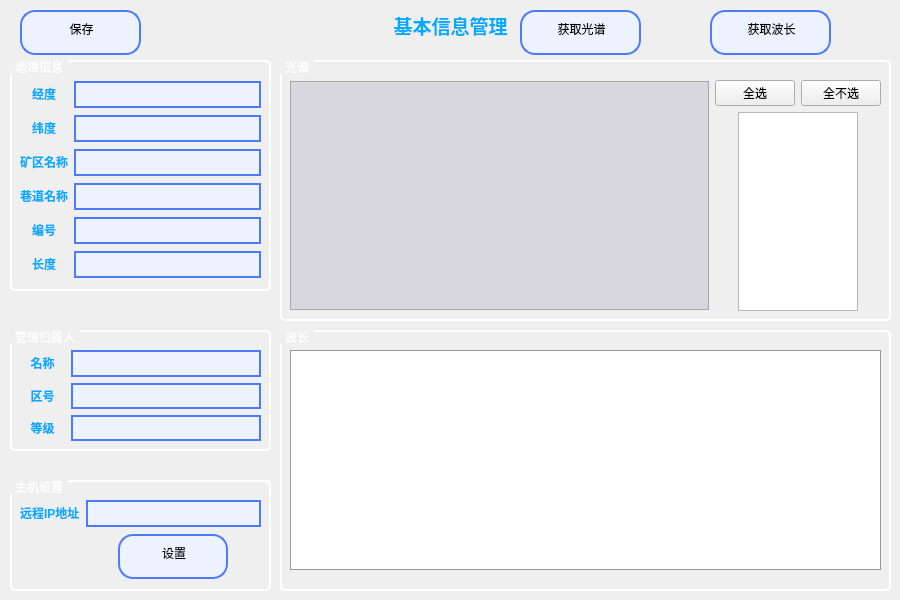
<?xml version="1.0" encoding="UTF-8"?>
<ui version="4.0">
 <class>SetUp</class>
 <widget class="QWidget" name="SetUp">
  <property name="geometry">
   <rect>
    <x>0</x>
    <y>0</y>
    <width>900</width>
    <height>600</height>
   </rect>
  </property>
  <property name="minimumSize">
   <size>
    <width>900</width>
    <height>600</height>
   </size>
  </property>
  <property name="maximumSize">
   <size>
    <width>900</width>
    <height>600</height>
   </size>
  </property>
  <property name="sizeIncrement">
   <size>
    <width>1200</width>
    <height>900</height>
   </size>
  </property>
  <property name="windowTitle">
   <string>基本信息管理</string>
  </property>
  <widget class="QPushButton" name="SaveButton">
   <property name="geometry">
    <rect>
     <x>20</x>
     <y>10</y>
     <width>121</width>
     <height>45</height>
    </rect>
   </property>
   <property name="minimumSize">
    <size>
     <width>121</width>
     <height>45</height>
    </size>
   </property>
   <property name="maximumSize">
    <size>
     <width>121</width>
     <height>45</height>
    </size>
   </property>
   <property name="styleSheet">
    <string notr="true">QPushButton {
    border: 2px solid #f3f3f3;/*设置线宽*/
	background-color: rgb(237, 242, 255);/*背景颜色*/
    border-radius: 15px;/*圆角*/
    padding: 2px 8px 15px 2px;  /*针对于组合框中的文本内容*/
	text-align:bottom;
    min-width: 9em;   /*# 组合框的最小宽度*/
    /*min-height: 5em;*/

	border-style:solid;/*边框为实线型*/
	border-width:2px;/*边框宽度*/
	border-color:rgb(77, 123, 255);/*边框颜色*/

	padding-left: 10px;/*左侧边距*/
}

QPushButton:hover
{
		color:#f3f3f3;
	background-color:rgb(102,178,255); /*改变背景色*/
	border-style:inset;/*改变边框风格*/
	padding-left:6px;
	padding-top:6px;
}</string>
   </property>
   <property name="text">
    <string>保存</string>
   </property>
  </widget>
  <widget class="QLabel" name="bg_label">
   <property name="geometry">
    <rect>
     <x>0</x>
     <y>0</y>
     <width>900</width>
     <height>600</height>
    </rect>
   </property>
   <property name="minimumSize">
    <size>
     <width>900</width>
     <height>600</height>
    </size>
   </property>
   <property name="maximumSize">
    <size>
     <width>900</width>
     <height>600</height>
    </size>
   </property>
   <property name="text">
    <string/>
   </property>
   <property name="scaledContents">
    <bool>true</bool>
   </property>
  </widget>
  <widget class="QLabel" name="label_16">
   <property name="geometry">
    <rect>
     <x>360</x>
     <y>10</y>
     <width>181</width>
     <height>31</height>
    </rect>
   </property>
   <property name="minimumSize">
    <size>
     <width>181</width>
     <height>31</height>
    </size>
   </property>
   <property name="maximumSize">
    <size>
     <width>181</width>
     <height>31</height>
    </size>
   </property>
   <property name="text">
    <string>&lt;html&gt;&lt;head/&gt;&lt;body&gt;&lt;p align=&quot;center&quot;&gt;&lt;span style=&quot; font-size:14pt; font-weight:700; color:#00aaff;&quot;&gt;基本信息管理&lt;/span&gt;&lt;/p&gt;&lt;/body&gt;&lt;/html&gt;</string>
   </property>
  </widget>
  <widget class="QPushButton" name="GPButton">
   <property name="geometry">
    <rect>
     <x>520</x>
     <y>10</y>
     <width>121</width>
     <height>45</height>
    </rect>
   </property>
   <property name="minimumSize">
    <size>
     <width>121</width>
     <height>45</height>
    </size>
   </property>
   <property name="maximumSize">
    <size>
     <width>121</width>
     <height>45</height>
    </size>
   </property>
   <property name="styleSheet">
    <string notr="true">QPushButton {
    border: 2px solid #f3f3f3;/*设置线宽*/
	background-color: rgb(237, 242, 255);/*背景颜色*/
    border-radius: 15px;/*圆角*/
    padding: 2px 8px 15px 2px;  /*针对于组合框中的文本内容*/
	text-align:bottom;
    min-width: 9em;   /*# 组合框的最小宽度*/
    /*min-height: 5em;*/

	border-style:solid;/*边框为实线型*/
	border-width:2px;/*边框宽度*/
	border-color:rgb(77, 123, 255);/*边框颜色*/

	padding-left: 10px;/*左侧边距*/
}

QPushButton:hover
{
		color:#f3f3f3;
	background-color:rgb(102,178,255); /*改变背景色*/
	border-style:inset;/*改变边框风格*/
	padding-left:6px;
	padding-top:6px;
}</string>
   </property>
   <property name="text">
    <string>获取光谱</string>
   </property>
  </widget>
  <widget class="QPushButton" name="BCButton">
   <property name="geometry">
    <rect>
     <x>710</x>
     <y>10</y>
     <width>121</width>
     <height>45</height>
    </rect>
   </property>
   <property name="minimumSize">
    <size>
     <width>121</width>
     <height>45</height>
    </size>
   </property>
   <property name="maximumSize">
    <size>
     <width>121</width>
     <height>45</height>
    </size>
   </property>
   <property name="styleSheet">
    <string notr="true">QPushButton {
    border: 2px solid #f3f3f3;/*设置线宽*/
	background-color: rgb(237, 242, 255);/*背景颜色*/
    border-radius: 15px;/*圆角*/
    padding: 2px 8px 15px 2px;  /*针对于组合框中的文本内容*/
	text-align:bottom;
    min-width: 9em;   /*# 组合框的最小宽度*/
    /*min-height: 5em;*/

	border-style:solid;/*边框为实线型*/
	border-width:2px;/*边框宽度*/
	border-color:rgb(77, 123, 255);/*边框颜色*/

	padding-left: 10px;/*左侧边距*/
}

QPushButton:hover
{
		color:#f3f3f3;
	background-color:rgb(102,178,255); /*改变背景色*/
	border-style:inset;/*改变边框风格*/
	padding-left:6px;
	padding-top:6px;
}</string>
   </property>
   <property name="text">
    <string>获取波长</string>
   </property>
  </widget>
  <widget class="QGroupBox" name="groupBox">
   <property name="geometry">
    <rect>
     <x>280</x>
     <y>60</y>
     <width>611</width>
     <height>261</height>
    </rect>
   </property>
   <property name="styleSheet">
    <string notr="true">QGroupBox {
    border: 2px solid white;
    border-radius: 5px;
    margin-top: 1.5ex;
}
QGroupBox::title {
    subcontrol-origin: margin;
    subcontrol-position: top left;
    padding: 0 3px;
    color: white;
    font-weight: bold;
}</string>
   </property>
   <property name="title">
    <string>光谱</string>
   </property>
   <widget class="QWidget" name="layoutWidget">
    <property name="geometry">
     <rect>
      <x>10</x>
      <y>20</y>
      <width>591</width>
      <height>231</height>
     </rect>
    </property>
    <layout class="QHBoxLayout" name="horizontalLayout">
     <item>
      <widget class="QScrollArea" name="scrollArea_2">
       <property name="maximumSize">
        <size>
         <width>463</width>
         <height>229</height>
        </size>
       </property>
       <property name="styleSheet">
        <string notr="true">background-color: rgb(216, 215, 222)</string>
       </property>
       <property name="widgetResizable">
        <bool>true</bool>
       </property>
       <widget class="QWidget" name="scrollAreaWidgetContents_2">
        <property name="geometry">
         <rect>
          <x>0</x>
          <y>0</y>
          <width>461</width>
          <height>227</height>
         </rect>
        </property>
       </widget>
      </widget>
     </item>
     <item>
      <layout class="QGridLayout" name="gridLayout_3">
       <item row="0" column="0">
        <widget class="QPushButton" name="pushButton">
         <property name="text">
          <string>全选</string>
         </property>
        </widget>
       </item>
       <item row="1" column="0" colspan="2" alignment="Qt::AlignmentFlag::AlignHCenter">
        <widget class="QListWidget" name="listWidget">
         <property name="minimumSize">
          <size>
           <width>120</width>
           <height>0</height>
          </size>
         </property>
         <property name="maximumSize">
          <size>
           <width>120</width>
           <height>205</height>
          </size>
         </property>
         <property name="styleSheet">
          <string notr="true"/>
         </property>
        </widget>
       </item>
       <item row="0" column="1">
        <widget class="QPushButton" name="pushButton_2">
         <property name="text">
          <string>全不选</string>
         </property>
        </widget>
       </item>
      </layout>
     </item>
    </layout>
   </widget>
  </widget>
  <widget class="QGroupBox" name="groupBox_2">
   <property name="geometry">
    <rect>
     <x>280</x>
     <y>330</y>
     <width>611</width>
     <height>261</height>
    </rect>
   </property>
   <property name="styleSheet">
    <string notr="true">QGroupBox {
    border: 2px solid white;
    border-radius: 5px;
    margin-top: 1.5ex;
}
QGroupBox::title {
    subcontrol-origin: margin;
    subcontrol-position: top left;
    padding: 0 3px;
    color: white;
    font-weight: bold;
}</string>
   </property>
   <property name="title">
    <string>波长</string>
   </property>
   <widget class="QWidget" name="gridLayoutWidget_2">
    <property name="geometry">
     <rect>
      <x>10</x>
      <y>10</y>
      <width>591</width>
      <height>241</height>
     </rect>
    </property>
    <layout class="QGridLayout" name="gridLayout_2">
     <item row="0" column="0">
      <widget class="QTableView" name="BCTable">
       <property name="minimumSize">
        <size>
         <width>0</width>
         <height>220</height>
        </size>
       </property>
       <property name="maximumSize">
        <size>
         <width>16777215</width>
         <height>220</height>
        </size>
       </property>
       <property name="styleSheet">
        <string notr="true">QTableView {
    background-color: #ffffff;
    gridline-color: #d0d0d0;
    border: 1px solid #999999;
    selection-background-color: #66aaff;
    selection-color: white;
    alternate-background-color: #f0f0f5;
}

QTableView::item {
    padding: 5px;
    font-size: 12px;
    color: #333333;
}

QTableView::item:selected {
    background-color: #66aaff;
    color: white;
}

QTableView::horizontalHeader {
    background-color: #e0e0e0;
    border-bottom: 1px solid #999999;
}

QTableView::horizontalHeader::section {
    padding: 5px;
    font-weight: bold;
    border-right: 1px solid #d0d0d0;
}

QTableView::verticalHeader {
    background-color: #e0e0e0;
    border-right: 1px solid #999999;
}

QTableView::verticalHeader::section {
    padding: 5px;
    font-weight: bold;
    border-bottom: 1px solid #d0d0d0;
}</string>
       </property>
      </widget>
     </item>
    </layout>
   </widget>
  </widget>
  <widget class="QGroupBox" name="groupBox_3">
   <property name="geometry">
    <rect>
     <x>10</x>
     <y>60</y>
     <width>261</width>
     <height>231</height>
    </rect>
   </property>
   <property name="styleSheet">
    <string notr="true">QGroupBox {
    border: 2px solid white;
    border-radius: 5px;
    margin-top: 1.5ex;
}
QGroupBox::title {
    subcontrol-origin: margin;
    subcontrol-position: top left;
    padding: 0 3px;
    color: white;
    font-weight: bold;
}</string>
   </property>
   <property name="title">
    <string>地理信息</string>
   </property>
   <widget class="QWidget" name="gridLayoutWidget_4">
    <property name="geometry">
     <rect>
      <x>10</x>
      <y>20</y>
      <width>241</width>
      <height>201</height>
     </rect>
    </property>
    <layout class="QGridLayout" name="gridLayout_4">
     <item row="1" column="1">
      <widget class="QLineEdit" name="lineEdit_1_1">
       <property name="styleSheet">
        <string notr="true">QLineEdit {
    border: 2px solid #f3f3f3;/*设置线宽*/
	background-color: rgb(237, 242, 255);/*背景颜色*/
    border-radius: 15px;/*圆角*/
    padding: 2px 8px 5px 2px;  /*针对于组合框中的文本内容*/
	text-align:bottom;
    min-width: 5em;   /*# 组合框的最小宽度*/
    /*min-height: 5em;*/

	border-style:solid;/*边框为实线型*/
	border-width:2px;/*边框宽度*/
	border-color:rgb(77, 123, 255);/*边框颜色*/

	padding-left: 10px;/*左侧边距*/
}</string>
       </property>
      </widget>
     </item>
     <item row="4" column="0">
      <widget class="QLabel" name="label_5">
       <property name="text">
        <string>&lt;html&gt;&lt;head/&gt;&lt;body&gt;&lt;p align=&quot;center&quot;&gt;&lt;span style=&quot; font-weight:700; color:#00aaff;&quot;&gt;编号&lt;/span&gt;&lt;/p&gt;&lt;/body&gt;&lt;/html&gt;</string>
       </property>
      </widget>
     </item>
     <item row="2" column="1">
      <widget class="QLineEdit" name="lineEdit_1_2">
       <property name="styleSheet">
        <string notr="true">QLineEdit {
    border: 2px solid #f3f3f3;/*设置线宽*/
	background-color: rgb(237, 242, 255);/*背景颜色*/
    border-radius: 15px;/*圆角*/
    padding: 2px 8px 5px 2px;  /*针对于组合框中的文本内容*/
	text-align:bottom;
    min-width: 5em;   /*# 组合框的最小宽度*/
    /*min-height: 5em;*/

	border-style:solid;/*边框为实线型*/
	border-width:2px;/*边框宽度*/
	border-color:rgb(77, 123, 255);/*边框颜色*/

	padding-left: 10px;/*左侧边距*/
}</string>
       </property>
      </widget>
     </item>
     <item row="1" column="0">
      <widget class="QLabel" name="label_13">
       <property name="text">
        <string>&lt;html&gt;&lt;head/&gt;&lt;body&gt;&lt;p align=&quot;center&quot;&gt;&lt;span style=&quot; font-weight:700; color:#00aaff;&quot;&gt;纬度&lt;/span&gt;&lt;/p&gt;&lt;/body&gt;&lt;/html&gt;</string>
       </property>
      </widget>
     </item>
     <item row="0" column="0">
      <widget class="QLabel" name="label_2">
       <property name="text">
        <string>&lt;html&gt;&lt;head/&gt;&lt;body&gt;&lt;p align=&quot;center&quot;&gt;&lt;span style=&quot; font-weight:700; color:#00aaff;&quot;&gt;经度&lt;/span&gt;&lt;/p&gt;&lt;/body&gt;&lt;/html&gt;</string>
       </property>
      </widget>
     </item>
     <item row="3" column="1">
      <widget class="QLineEdit" name="lineEdit_1_3">
       <property name="styleSheet">
        <string notr="true">QLineEdit {
    border: 2px solid #f3f3f3;/*设置线宽*/
	background-color: rgb(237, 242, 255);/*背景颜色*/
    border-radius: 15px;/*圆角*/
    padding: 2px 8px 5px 2px;  /*针对于组合框中的文本内容*/
	text-align:bottom;
    min-width: 5em;   /*# 组合框的最小宽度*/
    /*min-height: 5em;*/

	border-style:solid;/*边框为实线型*/
	border-width:2px;/*边框宽度*/
	border-color:rgb(77, 123, 255);/*边框颜色*/

	padding-left: 10px;/*左侧边距*/
}</string>
       </property>
      </widget>
     </item>
     <item row="3" column="0">
      <widget class="QLabel" name="label_4">
       <property name="minimumSize">
        <size>
         <width>45</width>
         <height>0</height>
        </size>
       </property>
       <property name="text">
        <string>&lt;html&gt;&lt;head/&gt;&lt;body&gt;&lt;p align=&quot;center&quot;&gt;&lt;span style=&quot; font-weight:700; color:#00aaff;&quot;&gt;巷道名称&lt;/span&gt;&lt;/p&gt;&lt;/body&gt;&lt;/html&gt;</string>
       </property>
      </widget>
     </item>
     <item row="0" column="1">
      <widget class="QLineEdit" name="lineEdit_1_0">
       <property name="styleSheet">
        <string notr="true">QLineEdit {
    border: 2px solid #f3f3f3;/*设置线宽*/
	background-color: rgb(237, 242, 255);/*背景颜色*/
    border-radius: 15px;/*圆角*/
    padding: 2px 8px 5px 2px;  /*针对于组合框中的文本内容*/
	text-align:bottom;
    min-width: 5em;   /*# 组合框的最小宽度*/
    /*min-height: 5em;*/

	border-style:solid;/*边框为实线型*/
	border-width:2px;/*边框宽度*/
	border-color:rgb(77, 123, 255);/*边框颜色*/

	padding-left: 10px;/*左侧边距*/
}</string>
       </property>
      </widget>
     </item>
     <item row="2" column="0">
      <widget class="QLabel" name="label_3">
       <property name="text">
        <string>&lt;html&gt;&lt;head/&gt;&lt;body&gt;&lt;p align=&quot;center&quot;&gt;&lt;span style=&quot; font-weight:700; color:#00aaff;&quot;&gt;矿区名称&lt;/span&gt;&lt;/p&gt;&lt;/body&gt;&lt;/html&gt;</string>
       </property>
      </widget>
     </item>
     <item row="4" column="1">
      <widget class="QLineEdit" name="lineEdit_1_4">
       <property name="styleSheet">
        <string notr="true">QLineEdit {
    border: 2px solid #f3f3f3;/*设置线宽*/
	background-color: rgb(237, 242, 255);/*背景颜色*/
    border-radius: 15px;/*圆角*/
    padding: 2px 8px 5px 2px;  /*针对于组合框中的文本内容*/
	text-align:bottom;
    min-width: 5em;   /*# 组合框的最小宽度*/
    /*min-height: 5em;*/

	border-style:solid;/*边框为实线型*/
	border-width:2px;/*边框宽度*/
	border-color:rgb(77, 123, 255);/*边框颜色*/

	padding-left: 10px;/*左侧边距*/
}</string>
       </property>
      </widget>
     </item>
     <item row="5" column="0">
      <widget class="QLabel" name="label_6">
       <property name="text">
        <string>&lt;html&gt;&lt;head/&gt;&lt;body&gt;&lt;p align=&quot;center&quot;&gt;&lt;span style=&quot; font-weight:700; color:#00aaff;&quot;&gt;长度&lt;/span&gt;&lt;/p&gt;&lt;/body&gt;&lt;/html&gt;</string>
       </property>
      </widget>
     </item>
     <item row="5" column="1">
      <widget class="QLineEdit" name="lineEdit_1_5">
       <property name="styleSheet">
        <string notr="true">QLineEdit {
    border: 2px solid #f3f3f3;/*设置线宽*/
	background-color: rgb(237, 242, 255);/*背景颜色*/
    border-radius: 15px;/*圆角*/
    padding: 2px 8px 5px 2px;  /*针对于组合框中的文本内容*/
	text-align:bottom;
    min-width: 5em;   /*# 组合框的最小宽度*/
    /*min-height: 5em;*/

	border-style:solid;/*边框为实线型*/
	border-width:2px;/*边框宽度*/
	border-color:rgb(77, 123, 255);/*边框颜色*/

	padding-left: 10px;/*左侧边距*/
}</string>
       </property>
      </widget>
     </item>
    </layout>
   </widget>
  </widget>
  <widget class="QGroupBox" name="groupBox_4">
   <property name="geometry">
    <rect>
     <x>10</x>
     <y>330</y>
     <width>261</width>
     <height>121</height>
    </rect>
   </property>
   <property name="styleSheet">
    <string notr="true">QGroupBox {
    border: 2px solid white;
    border-radius: 5px;
    margin-top: 1.5ex;
}
QGroupBox::title {
    subcontrol-origin: margin;
    subcontrol-position: top left;
    padding: 0 3px;
    color: white;
    font-weight: bold;
}</string>
   </property>
   <property name="title">
    <string>管理归属人</string>
   </property>
   <widget class="QWidget" name="gridLayoutWidget_5">
    <property name="geometry">
     <rect>
      <x>10</x>
      <y>20</y>
      <width>241</width>
      <height>91</height>
     </rect>
    </property>
    <layout class="QGridLayout" name="gridLayout_5">
     <item row="1" column="0">
      <widget class="QLabel" name="label_9">
       <property name="text">
        <string>&lt;html&gt;&lt;head/&gt;&lt;body&gt;&lt;p align=&quot;center&quot;&gt;&lt;span style=&quot; font-weight:700; color:#00aaff;&quot;&gt;区号&lt;/span&gt;&lt;/p&gt;&lt;/body&gt;&lt;/html&gt;</string>
       </property>
      </widget>
     </item>
     <item row="0" column="0">
      <widget class="QLabel" name="label_8">
       <property name="text">
        <string>&lt;html&gt;&lt;head/&gt;&lt;body&gt;&lt;p align=&quot;center&quot;&gt;&lt;span style=&quot; font-weight:700; color:#00aaff;&quot;&gt;名称&lt;/span&gt;&lt;/p&gt;&lt;/body&gt;&lt;/html&gt;</string>
       </property>
      </widget>
     </item>
     <item row="1" column="1">
      <widget class="QLineEdit" name="lineEdit_2_2">
       <property name="styleSheet">
        <string notr="true">QLineEdit {
    border: 2px solid #f3f3f3;/*设置线宽*/
	background-color: rgb(237, 242, 255);/*背景颜色*/
    border-radius: 15px;/*圆角*/
    padding: 2px 8px 5px 2px;  /*针对于组合框中的文本内容*/
	text-align:bottom;
    min-width: 5em;   /*# 组合框的最小宽度*/
    /*min-height: 5em;*/

	border-style:solid;/*边框为实线型*/
	border-width:2px;/*边框宽度*/
	border-color:rgb(77, 123, 255);/*边框颜色*/

	padding-left: 10px;/*左侧边距*/
}</string>
       </property>
      </widget>
     </item>
     <item row="0" column="1">
      <widget class="QLineEdit" name="lineEdit_2_1">
       <property name="styleSheet">
        <string notr="true">QLineEdit {
    border: 2px solid #f3f3f3;/*设置线宽*/
	background-color: rgb(237, 242, 255);/*背景颜色*/
    border-radius: 15px;/*圆角*/
    padding: 2px 8px 5px 2px;  /*针对于组合框中的文本内容*/
	text-align:bottom;
    min-width: 5em;   /*# 组合框的最小宽度*/
    /*min-height: 5em;*/

	border-style:solid;/*边框为实线型*/
	border-width:2px;/*边框宽度*/
	border-color:rgb(77, 123, 255);/*边框颜色*/

	padding-left: 10px;/*左侧边距*/
}</string>
       </property>
      </widget>
     </item>
     <item row="2" column="0">
      <widget class="QLabel" name="label_10">
       <property name="minimumSize">
        <size>
         <width>45</width>
         <height>0</height>
        </size>
       </property>
       <property name="text">
        <string>&lt;html&gt;&lt;head/&gt;&lt;body&gt;&lt;p align=&quot;center&quot;&gt;&lt;span style=&quot; font-weight:700; color:#00aaff;&quot;&gt;等级&lt;/span&gt;&lt;/p&gt;&lt;/body&gt;&lt;/html&gt;</string>
       </property>
      </widget>
     </item>
     <item row="2" column="1">
      <widget class="QLineEdit" name="lineEdit_2_3">
       <property name="styleSheet">
        <string notr="true">QLineEdit {
    border: 2px solid #f3f3f3;/*设置线宽*/
	background-color: rgb(237, 242, 255);/*背景颜色*/
    border-radius: 15px;/*圆角*/
    padding: 2px 8px 5px 2px;  /*针对于组合框中的文本内容*/
	text-align:bottom;
    min-width: 5em;   /*# 组合框的最小宽度*/
    /*min-height: 5em;*/

	border-style:solid;/*边框为实线型*/
	border-width:2px;/*边框宽度*/
	border-color:rgb(77, 123, 255);/*边框颜色*/

	padding-left: 10px;/*左侧边距*/
}</string>
       </property>
      </widget>
     </item>
    </layout>
   </widget>
  </widget>
  <widget class="QGroupBox" name="groupBox_5">
   <property name="geometry">
    <rect>
     <x>10</x>
     <y>480</y>
     <width>261</width>
     <height>111</height>
    </rect>
   </property>
   <property name="styleSheet">
    <string notr="true">QGroupBox {
    border: 2px solid white;
    border-radius: 5px;
    margin-top: 1.5ex;
}
QGroupBox::title {
    subcontrol-origin: margin;
    subcontrol-position: top left;
    padding: 0 3px;
    color: white;
    font-weight: bold;
}</string>
   </property>
   <property name="title">
    <string>主机设置</string>
   </property>
   <widget class="QWidget" name="gridLayoutWidget_6">
    <property name="geometry">
     <rect>
      <x>10</x>
      <y>20</y>
      <width>241</width>
      <height>80</height>
     </rect>
    </property>
    <layout class="QGridLayout" name="gridLayout_6">
     <item row="0" column="0">
      <widget class="QLabel" name="label_12">
       <property name="minimumSize">
        <size>
         <width>45</width>
         <height>0</height>
        </size>
       </property>
       <property name="text">
        <string>&lt;html&gt;&lt;head/&gt;&lt;body&gt;&lt;p&gt;&lt;span style=&quot; font-weight:700; color:#00aaff;&quot;&gt;远程IP地址&lt;/span&gt;&lt;/p&gt;&lt;/body&gt;&lt;/html&gt;</string>
       </property>
      </widget>
     </item>
     <item row="0" column="1">
      <widget class="QLineEdit" name="lineEdit_3_1">
       <property name="styleSheet">
        <string notr="true">QLineEdit {
    border: 2px solid #f3f3f3;/*设置线宽*/
	background-color: rgb(237, 242, 255);/*背景颜色*/
    border-radius: 15px;/*圆角*/
    padding: 2px 8px 5px 2px;  /*针对于组合框中的文本内容*/
	text-align:bottom;
    min-width: 5em;   /*# 组合框的最小宽度*/
    /*min-height: 5em;*/

	border-style:solid;/*边框为实线型*/
	border-width:2px;/*边框宽度*/
	border-color:rgb(77, 123, 255);/*边框颜色*/

	padding-left: 10px;/*左侧边距*/
}</string>
       </property>
      </widget>
     </item>
     <item row="1" column="1" alignment="Qt::AlignmentFlag::AlignHCenter">
      <widget class="QPushButton" name="SetButton">
       <property name="minimumSize">
        <size>
         <width>110</width>
         <height>45</height>
        </size>
       </property>
       <property name="maximumSize">
        <size>
         <width>121</width>
         <height>45</height>
        </size>
       </property>
       <property name="styleSheet">
        <string notr="true">QPushButton {
    border: 2px solid #f3f3f3;/*设置线宽*/
	background-color: rgb(237, 242, 255);/*背景颜色*/
    border-radius: 15px;/*圆角*/
    padding: 2px 8px 15px 2px;  /*针对于组合框中的文本内容*/
	text-align:bottom;
    min-width: 8em;   /*# 组合框的最小宽度*/
    /*min-height: 5em;*/

	border-style:solid;/*边框为实线型*/
	border-width:2px;/*边框宽度*/
	border-color:rgb(77, 123, 255);/*边框颜色*/

	padding-left: 10px;/*左侧边距*/
}

QPushButton:hover
{
		color:#f3f3f3;
	background-color:rgb(102,178,255); /*改变背景色*/
	border-style:inset;/*改变边框风格*/
	padding-left:6px;
	padding-top:6px;
}</string>
       </property>
       <property name="text">
        <string>设置</string>
       </property>
      </widget>
     </item>
     <item row="1" column="0">
      <spacer name="verticalSpacer">
       <property name="orientation">
        <enum>Qt::Orientation::Vertical</enum>
       </property>
       <property name="sizeHint" stdset="0">
        <size>
         <width>20</width>
         <height>40</height>
        </size>
       </property>
      </spacer>
     </item>
    </layout>
   </widget>
  </widget>
  <zorder>bg_label</zorder>
  <zorder>SaveButton</zorder>
  <zorder>label_16</zorder>
  <zorder>GPButton</zorder>
  <zorder>BCButton</zorder>
  <zorder>groupBox</zorder>
  <zorder>groupBox_2</zorder>
  <zorder>groupBox_3</zorder>
  <zorder>groupBox_4</zorder>
  <zorder>groupBox_5</zorder>
 </widget>
 <resources/>
 <connections/>
</ui>
